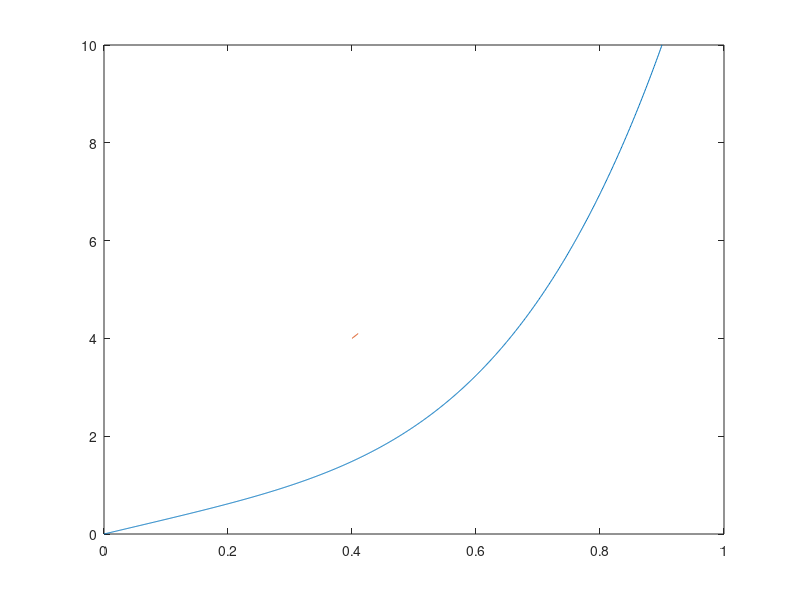

MATLAB code for this plot: (Note: this script raises an error after producing the figure.)

function polyfit4
    
    R = 10;
    x2 = 0.9;
    y_pole_low = 4;
    y_pole_high = y_pole_low+1/10;
    x_pole_low = y_pole_low/R;
    x_pole_high = y_pole_high/R;
    v0 = R;
    v2 = R;
    xover_perc = 2/5;
    
    c0 = find_poly2_coefficients(x_pole_low,x_pole_high,y_pole_low,y_pole_high);
    f_line_unshifted = @(x) polyval(c0,x);
    
    v11 = 3;
    v12 = (R - v11*x2) / x2^4;
    
    f_poly4 = @(x) v11.*x + v12.*x.^4;
    
    x0_roots = roots([v12 0 0 v11 -y_pole_high]);
    x0 = x0_roots(imag(x0_roots) == 0 & real(x0_roots) > 0);
    
    x1 = (1-xover_perc)*x0 + xover_perc*x2;
    y1 = f_poly4(x1);
    
    c = find_poly4_coefficients(x0,x1,x2,y_pole_high,y1,R,v0,v2);
    f_polyfit4_unstretched = @(t) polyval(c,t);
    
    stretch = x0/(y_pole_high/R)
    x_pole_low_stretched = x_pole_low*stretch;
    x_pole_high_stretched = x_pole_high*stretch;
    c3 = find_poly2_coefficients(x_pole_low_stretched,x0,y_pole_low,y_pole_high);
    f_line_shiftStretch = @(t) polyval(c3,t);
    
    
    c_poly4_stretched = poly_der_fit(x0,x1,x2,y_pole_high,y1,R,v0/stretch,v2,4);
    f_polyfit4_stretched = @(t) polyval(c_poly4_stretched,t);
        
    c_poly_stretched = poly_positive_derivative_fit(x0,x1,x2,y_pole_high,y1,R,v0/stretch,v2);
    f_polyfit_auto_stretched = @(t) polyval(c_poly_stretched,t);

    inv = 1-xover_perc;
    c_begin_poly4 = find_poly4_coefficients(0,inv*x_pole_low_stretched,x_pole_low_stretched,0,y_pole_low/2.2,y_pole_low,v11,(y_pole_high-y_pole_low)/(x_pole_high_stretched-x_pole_low_stretched));
    f_polyfit4_begin = @(t) polyval(c_begin_poly4,t);

    c_begin_auto = poly_positive_derivative_fit(0,inv*x_pole_low_stretched,x_pole_low_stretched,0,y_pole_low/2.2,y_pole_low,v11,(y_pole_high-y_pole_low)/(x_pole_high_stretched-x_pole_low_stretched));
    f_polyfit_begin = @(t) polyval(c_begin_auto,t);
    
    
    
    t0 = y_pole_low/R:x2/1000:y_pole_high/R;
    t1 = 0:x2/1000:x2;
    t2 = x0:x2/1000:x2;
    t3 = y_pole_low/R*stretch:(x0-y_pole_low/R*stretch)/10:x0;
    t4 = 0:x_pole_low_stretched/1000:x_pole_low_stretched;
    
    hold off;
    p = plot(t1,f_poly4(t1)); hold on;
    p = plot(t0,f_line_unshifted(t0)); p.Color(4) = 0.2;
    p = plot(t0+(x0-y_pole_high/R),f_line_unshifted(t0)); p.Color(4) = 0.2;
    p = plot(t2,f_polyfit4_unstretched(t2)); p.Color(4) = 0.2;
    p = plot(t3,f_line_shiftStretch(t3));
    p = plot(t2,f_polyfit4_stretched(t2)); p.Color(4) = 0.2;
    p = plot(t2,f_polyfit_auto_stretched(t2));
    p = plot(t4,f_polyfit4_begin(t4)); p.Color(4) = 0.2;
    p = plot(t4,f_polyfit_begin(t4));
    
    legend('original poly4','original line', ...
           'shifted line','unstretched poly4fit','shiftStretch line','stretched poly4fit','stretched poly auto','start','Location','northwest');

    xlim([0 x2]);
    ylim([-0.05*R R]);
    line([x0 x0],[0 R],'LineWidth',0.1);
    line([0 x2],[y_pole_high y_pole_high],'LineWidth',0.1);
    line([x1 x1],[0 R],'LineWidth',0.1);
    line([0 x2],[y1 y1],'LineWidth',0.1);
%     hold off;
%     t = x0:0.01:x2;
%     plot(t,f_polyfit4_stretched(t))
%     hold on;
    
%     h = @(t) polyval([4*c_poly4_stretched(1) 3*c_poly4_stretched(2) 2*c_poly4_stretched(3) c_poly4_stretched(4)],t);
%     plot(t,h(t));
    
%     plot(t,f_polyfit5_stretched(t));
%     plot(t,f_polyfit6_stretched(t));
%     plot(t,f_polyfit7_stretched(t));
%     plot(t,f_polyfit8_stretched(t));
%     plot(t,f_polyfit_stretched(t));
    
%     legend('poly4','auto');%,'poly5','poly6','poly7','poly8');
    
end

function c = find_poly2_coefficients(x0,x1,y0,y1)
   c = [1,x0;1,x1]\[y0;y1];
   c = fliplr(c');
end

function c = find_poly3_coefficients(x0,x1,y0,y1,v0,v1)
    A = [1, x0,   x0^2,   x0^3;
         1, x1,   x1^2,   x1^3;
         0,  1, 2*x0,   3*x0^2;
         0,  1, 2*x1,   3*x1^2];
     
    b = [y0;
         y1;
         v0;
         v1];

    c = fliplr((A\b)');
end

% fits a 4th order polynomial into 3 given points [x0 y0],[x1 y1]
% and [x2 y2] with given derivatives v0 and v2 at start and end
function c = find_poly4_coefficients(x0,x1,x2,y0,y1,y2,v0,v2)
    A = [1, x0,   x0^2,   x0^3,   x0^4;
         1, x1,   x1^2,   x1^3,   x1^4;
         1, x2,   x2^2,   x2^3,   x2^4;
         0,  1, 2*x0,   3*x0^2, 4*x0^3;
         0,  1, 2*x2,   3*x2^2, 4*x2^3];
     
    b = [y0;
         y1;
         y2;
         v0;
         v2];

    c = fliplr((A\b)');
end

function c = poly_positive_derivative_fit(x0,x1,x2,y0,y1,y2,v0,v2)
    degree = 3;
    
    derivative_negative = true;
    while(derivative_negative)
        degree = degree + 1;
        if degree == 20
            error('Automatic polyfit failed. Maximum polynomial degree reached (21)');
        end
        
        [c,ns] = poly_der_fit(x0,x1,x2,y0,y1,y2,v0,v2,degree);
        dc1 = polyder(c);
        res = c;
        close all;
%         for ii = 1:3:16
%             c = res + ii*norm(res)*ns;
%             dc1 = polyder(c);
%             dc2 = polyder(dc1);
%             dc3 = polyder(dc2);
%             dc4 = polyder(dc3);
% 
%             figure;
%             x = x0:(x2-x0)/1000:x2;
%             plot(x,[polyval(c,x);polyval(dc1,x)/10;polyval(dc2,x)/100;polyval(dc3,x)/1000;polyval(dc4,x)/10000]);
%             ylim(500*[-2 3]); title(num2str(ii));
%             legend('c','dc1','dc2','dc3','dc4');
%         end
        polyroots = roots(dc1);
        if any(imag(polyroots) == 0 & real(polyroots) > x0 & real(polyroots) < x2)
            
        else
            c = poly_der_fit(x0,x1,x2,y0,y1,y2,v0,v2,degree+1);
            derivative_negative = false;
            fprintf('Polynomial autofit returned polynomial of degree %i\n',degree+1);
        end
    end
end

function [c,ns] = poly_der_fit(x0,x1,x2,y0,y1,y2,v0,v2,degree)
    A = zeros(5,degree+1);
    
    for ii = 0:degree
        A(1,ii+1) = x0^(degree-ii);
        A(2,ii+1) = x1^(degree-ii);
        A(3,ii+1) = x2^(degree-ii);
        if ii < degree
            A(4,ii+1) = (degree-ii)*x0^(degree-ii-1);
            A(5,ii+1) = (degree-ii)*x2^(degree-ii-1);
        end
    end
    
    b = [y0;
        y1;
        y2;
        v0;
        v2];
    
    c = A\b;
    ns = null(A);
end
